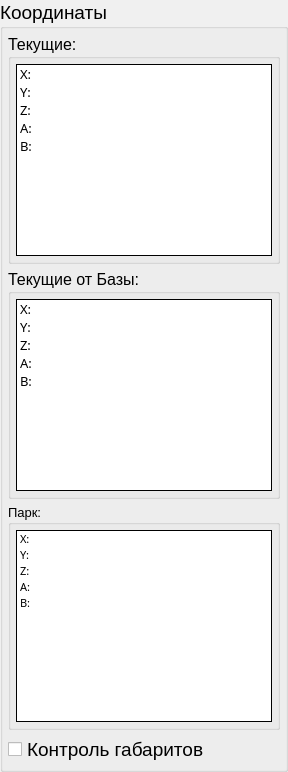
         <widget class="QGroupBox" name="coordinates_group_box">
          <property name="sizePolicy">
           <sizepolicy hsizetype="Preferred" vsizetype="Preferred">
            <horstretch>3</horstretch>
            <verstretch>0</verstretch>
           </sizepolicy>
          </property>
          <property name="palette">
           <palette>
            <active>
             <colorrole role="Base">
              <brush brushstyle="SolidPattern">
               <color alpha="255">
                <red>255</red>
                <green>255</green>
                <blue>255</blue>
               </color>
              </brush>
             </colorrole>
             <colorrole role="Window">
              <brush brushstyle="SolidPattern">
               <color alpha="255">
                <red>240</red>
                <green>240</green>
                <blue>240</blue>
               </color>
              </brush>
             </colorrole>
            </active>
            <inactive>
             <colorrole role="Base">
              <brush brushstyle="SolidPattern">
               <color alpha="255">
                <red>255</red>
                <green>255</green>
                <blue>255</blue>
               </color>
              </brush>
             </colorrole>
             <colorrole role="Window">
              <brush brushstyle="SolidPattern">
               <color alpha="255">
                <red>240</red>
                <green>240</green>
                <blue>240</blue>
               </color>
              </brush>
             </colorrole>
            </inactive>
            <disabled>
             <colorrole role="Base">
              <brush brushstyle="SolidPattern">
               <color alpha="255">
                <red>240</red>
                <green>240</green>
                <blue>240</blue>
               </color>
              </brush>
             </colorrole>
             <colorrole role="Window">
              <brush brushstyle="SolidPattern">
               <color alpha="255">
                <red>240</red>
                <green>240</green>
                <blue>240</blue>
               </color>
              </brush>
             </colorrole>
            </disabled>
           </palette>
          </property>
          <property name="font">
           <font>
            <pointsize>14</pointsize>
           </font>
          </property>
          <property name="title">
           <string>Координаты</string>
          </property>
          <property name="flat">
           <bool>false</bool>
          </property>
          <layout class="QVBoxLayout" name="verticalLayout">
           <property name="spacing">
            <number>5</number>
           </property>
           <property name="leftMargin">
            <number>5</number>
           </property>
           <property name="topMargin">
            <number>5</number>
           </property>
           <property name="rightMargin">
            <number>5</number>
           </property>
           <property name="bottomMargin">
            <number>5</number>
           </property>
           <item>
            <widget class="QGroupBox" name="current_coordinates_group_box">
             <property name="font">
              <font>
               <pointsize>12</pointsize>
              </font>
             </property>
             <property name="title">
              <string>Текущие:</string>
             </property>
             <property name="flat">
              <bool>false</bool>
             </property>
             <property name="checkable">
              <bool>false</bool>
             </property>
             <layout class="QVBoxLayout" name="verticalLayout_4">
              <property name="spacing">
               <number>5</number>
              </property>
              <property name="leftMargin">
               <number>5</number>
              </property>
              <property name="topMargin">
               <number>5</number>
              </property>
              <property name="rightMargin">
               <number>5</number>
              </property>
              <property name="bottomMargin">
               <number>5</number>
              </property>
              <item>
               <widget class="QListWidget" name="listWidget_currentCoordinates">
                <property name="font">
                 <font>
                  <family>Sylfaen</family>
                  <pointsize>10</pointsize>
                  <weight>50</weight>
                  <bold>false</bold>
                 </font>
                </property>
                <property name="frameShape">
                 <enum>QFrame::Box</enum>
                </property>
                <property name="frameShadow">
                 <enum>QFrame::Plain</enum>
                </property>
                <property name="lineWidth">
                 <number>1</number>
                </property>
                <property name="midLineWidth">
                 <number>0</number>
                </property>
                <item>
                 <property name="text">
                  <string>X:</string>
                 </property>
                </item>
                <item>
                 <property name="text">
                  <string>Y:</string>
                 </property>
                </item>
                <item>
                 <property name="text">
                  <string>Z:</string>
                 </property>
                </item>
                <item>
                 <property name="text">
                  <string>A:</string>
                 </property>
                </item>
                <item>
                 <property name="text">
                  <string>B:</string>
                 </property>
                </item>
               </widget>
              </item>
             </layout>
            </widget>
           </item>
           <item>
            <widget class="QGroupBox" name="base_coordinates_group_box">
             <property name="font">
              <font>
               <pointsize>12</pointsize>
              </font>
             </property>
             <property name="title">
              <string>Текущие от Базы:</string>
             </property>
             <property name="flat">
              <bool>false</bool>
             </property>
             <layout class="QVBoxLayout" name="verticalLayout_5">
              <property name="spacing">
               <number>5</number>
              </property>
              <property name="leftMargin">
               <number>5</number>
              </property>
              <property name="topMargin">
               <number>5</number>
              </property>
              <property name="rightMargin">
               <number>5</number>
              </property>
              <property name="bottomMargin">
               <number>5</number>
              </property>
              <item>
               <widget class="QListWidget" name="listWidget_baseCoordinates">
                <property name="font">
                 <font>
                  <family>Sylfaen</family>
                  <pointsize>10</pointsize>
                  <weight>50</weight>
                  <bold>false</bold>
                 </font>
                </property>
                <property name="frameShape">
                 <enum>QFrame::Box</enum>
                </property>
                <property name="frameShadow">
                 <enum>QFrame::Plain</enum>
                </property>
                <property name="lineWidth">
                 <number>1</number>
                </property>
                <item>
                 <property name="text">
                  <string>X:</string>
                 </property>
                </item>
                <item>
                 <property name="text">
                  <string>Y:</string>
                 </property>
                </item>
                <item>
                 <property name="text">
                  <string>Z:</string>
                 </property>
                </item>
                <item>
                 <property name="text">
                  <string>A:</string>
                 </property>
                </item>
                <item>
                 <property name="text">
                  <string>B:</string>
                 </property>
                </item>
               </widget>
              </item>
             </layout>
            </widget>
           </item>
           <item>
            <widget class="QGroupBox" name="park_coordinates_group_box">
             <property name="font">
              <font>
               <pointsize>10</pointsize>
              </font>
             </property>
             <property name="title">
              <string>Парк:</string>
             </property>
             <property name="flat">
              <bool>false</bool>
             </property>
             <property name="checkable">
              <bool>false</bool>
             </property>
             <layout class="QVBoxLayout" name="verticalLayout_6">
              <property name="spacing">
               <number>5</number>
              </property>
              <property name="leftMargin">
               <number>5</number>
              </property>
              <property name="topMargin">
               <number>5</number>
              </property>
              <property name="rightMargin">
               <number>5</number>
              </property>
              <property name="bottomMargin">
               <number>5</number>
              </property>
              <item>
               <widget class="QListWidget" name="listWidget_parkCoordinates">
                <property name="font">
                 <font>
                  <family>Sylfaen</family>
                  <pointsize>8</pointsize>
                  <weight>50</weight>
                  <bold>false</bold>
                 </font>
                </property>
                <property name="frameShape">
                 <enum>QFrame::Box</enum>
                </property>
                <property name="frameShadow">
                 <enum>QFrame::Plain</enum>
                </property>
                <property name="lineWidth">
                 <number>1</number>
                </property>
                <item>
                 <property name="text">
                  <string>X:</string>
                 </property>
                </item>
                <item>
                 <property name="text">
                  <string>Y:</string>
                 </property>
                </item>
                <item>
                 <property name="text">
                  <string>Z:</string>
                 </property>
                </item>
                <item>
                 <property name="text">
                  <string>A:</string>
                 </property>
                </item>
                <item>
                 <property name="text">
                  <string>B:</string>
                 </property>
                </item>
               </widget>
              </item>
             </layout>
            </widget>
           </item>
           <item>
            <widget class="QCheckBox" name="edges_contol_check_box">
             <property name="font">
              <font>
               <pointsize>14</pointsize>
              </font>
             </property>
             <property name="acceptDrops">
              <bool>false</bool>
             </property>
             <property name="text">
              <string>Контроль габаритов</string>
             </property>
             <property name="checked">
              <bool>false</bool>
             </property>
            </widget>
           </item>
          </layout>
         </widget>
